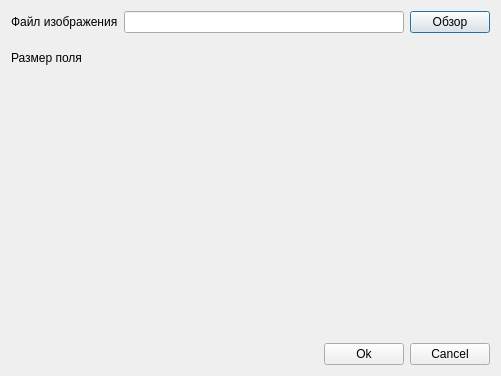
<?xml version="1.0" encoding="UTF-8"?>
<ui version="4.0">
 <class>Dialog</class>
 <widget class="QDialog" name="Dialog">
  <property name="geometry">
   <rect>
    <x>0</x>
    <y>0</y>
    <width>501</width>
    <height>376</height>
   </rect>
  </property>
  <property name="windowTitle">
   <string>Dialog</string>
  </property>
  <layout class="QGridLayout" name="gridLayout">
   <item row="0" column="0" colspan="3">
    <layout class="QHBoxLayout" name="horizontalLayout">
     <item>
      <widget class="QLabel" name="label">
       <property name="text">
        <string>Файл изображения</string>
       </property>
      </widget>
     </item>
     <item>
      <widget class="QLineEdit" name="lineEdit"/>
     </item>
     <item>
      <widget class="QPushButton" name="pushButton">
       <property name="text">
        <string>Обзор</string>
       </property>
      </widget>
     </item>
    </layout>
   </item>
   <item row="1" column="0">
    <widget class="QLabel" name="label_2">
     <property name="text">
      <string>Размер поля</string>
     </property>
    </widget>
   </item>
   <item row="2" column="0" rowspan="2">
    <spacer name="verticalSpacer">
     <property name="orientation">
      <enum>Qt::Vertical</enum>
     </property>
     <property name="sizeHint" stdset="0">
      <size>
       <width>20</width>
       <height>254</height>
      </size>
     </property>
    </spacer>
   </item>
   <item row="4" column="1" colspan="2">
    <layout class="QHBoxLayout" name="horizontalLayout_2">
     <item>
      <spacer name="horizontalSpacer_2">
       <property name="orientation">
        <enum>Qt::Horizontal</enum>
       </property>
       <property name="sizeHint" stdset="0">
        <size>
         <width>40</width>
         <height>20</height>
        </size>
       </property>
      </spacer>
     </item>
     <item>
      <widget class="QPushButton" name="pushButton_3">
       <property name="text">
        <string>Ok</string>
       </property>
      </widget>
     </item>
     <item>
      <widget class="QPushButton" name="pushButton_2">
       <property name="text">
        <string>Cancel</string>
       </property>
      </widget>
     </item>
    </layout>
   </item>
   <item row="2" column="2">
    <spacer name="horizontalSpacer">
     <property name="orientation">
      <enum>Qt::Horizontal</enum>
     </property>
     <property name="sizeHint" stdset="0">
      <size>
       <width>388</width>
       <height>20</height>
      </size>
     </property>
    </spacer>
   </item>
  </layout>
 </widget>
 <resources/>
 <connections>
  <connection>
   <sender>pushButton_2</sender>
   <signal>clicked()</signal>
   <receiver>Dialog</receiver>
   <slot>close()</slot>
   <hints>
    <hint type="sourcelabel">
     <x>447</x>
     <y>348</y>
    </hint>
    <hint type="destinationlabel">
     <x>421</x>
     <y>268</y>
    </hint>
   </hints>
  </connection>
 </connections>
</ui>
